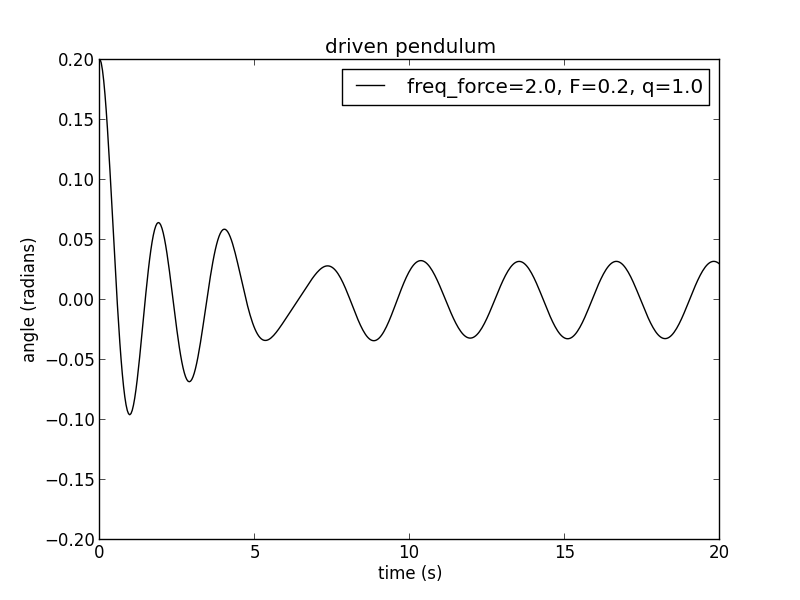

Write Python code to recreate this figure.
# -*- coding: utf-8 -*-
"""
Created on Wed Jan 20 21:10:42 2016
driven pendulum, using Euler-Cromer method
@author: nightwing
"""

from math import sin,pi
import matplotlib.pyplot as plt

g = 9.8                     #gravity acceleration (m/s2)
length = 1                  #length of the string (m)
k = g / length              #g/length 
dt = 0.04                   #time step (s)
t_end = 20                  #end time (s)
driven_pendulum = []        #this list store time and angle

#caculate driven pendulum
def DRIVEN(Q,F,FRE):            #(q,force,frequency of force) 
    t = 0                       #initial time (s)
    theta = 11.5                #initial angle (degrees)
    theta *= (pi/180)           #initial angle (radians)
    angular_vel = 0             #initial angular velocity (rad/s)
    angle = []                  #this list store value of angle
    time = []                   #this list store value of time

    while t <= t_end:
        angle.append(theta)
        time.append(t)
        angular_vel -= (k*theta + Q*angular_vel - F*sin(FRE*t)) * dt
        theta += angular_vel * dt
        t += dt
    return [time,angle]    
    
#------------------caculate----------------
driven_pendulum.append(DRIVEN(1.0, 0.2, 2.0))

#----------------graph----------------
plt.title("driven pendulum")
plt.xlabel("time (s)")
plt.ylabel("angle (radians)")
plt.plot(driven_pendulum[0][0],driven_pendulum[0][1],"k-",
         label="freq_force=2.0, F=0.2, q=1.0")
plt.ylim(-0.2,0.2)
plt.legend()
plt.show()
